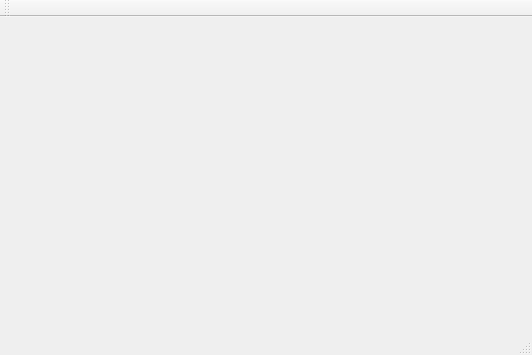
<?xml version="1.0" encoding="UTF-8"?>
<ui version="4.0">
 <class>MainWindow</class>
 <widget class="QMainWindow" name="MainWindow">
  <property name="geometry">
   <rect>
    <x>0</x>
    <y>0</y>
    <width>532</width>
    <height>355</height>
   </rect>
  </property>
  <property name="windowTitle">
   <string>MainWindow</string>
  </property>
  <widget class="QWidget" name="centralWidget"/>
  <widget class="QMenuBar" name="menuBar">
   <property name="geometry">
    <rect>
     <x>0</x>
     <y>0</y>
     <width>532</width>
     <height>23</height>
    </rect>
   </property>
  </widget>
  <widget class="QToolBar" name="mainToolBar">
   <attribute name="toolBarArea">
    <enum>TopToolBarArea</enum>
   </attribute>
   <attribute name="toolBarBreak">
    <bool>false</bool>
   </attribute>
  </widget>
  <widget class="QStatusBar" name="statusBar"/>
 </widget>
 <layoutdefault spacing="6" margin="11"/>
 <resources/>
 <connections/>
</ui>
